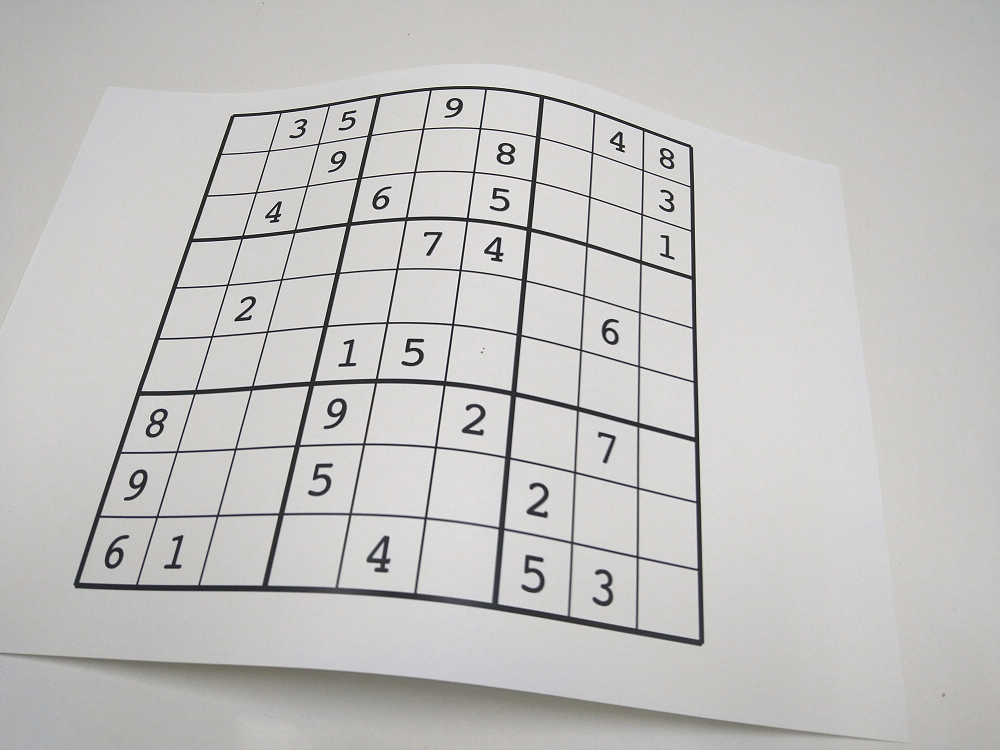
#> input picture data/level3/sample.jpg, 2000 x 1500 px (shown at 1/2 size); the run also reads 1 picture not shown here
$ jupyter execute --allow-errors recog_l3_visualize.ipynb
#> lines starting #> are read from the running program, lines starting #| are printed output that depends on the picture; after the words box and inside, x2 and y2 are one past the last pixel; in counts of white or black regions, pixels touching at a corner belong together
[cell 1]
import cv2
import numpy as np
import matplotlib.pyplot as plt
import pandas as pd
import pickle
import recog_l3_9x9 as recog_l3
import os

#> (a cell that did not finish here is left out)

[cell 3]
image = cv2.imread("./data/level3/sample.jpg", cv2.IMREAD_COLOR)
#> image is the input picture: shape (1500, 2000, 3); mean B, G, R 192.8, 194.2, 194.9
num=13
image = cv2.imread(f"./data/level3/sudoku_000{num}.jpg", cv2.IMREAD_COLOR)
image = cv2.cvtColor(image, cv2.COLOR_BGR2RGB)
trim_percentage=0.002
height, width, channels = image.shape[:3]
trim_width = int(width * trim_percentage)
trim_height = int(height * trim_percentage)
image = image[trim_height:height - trim_height, trim_width:width - trim_width]
#> image: shape (918, 996, 3)
gray = cv2.cvtColor(image, cv2.COLOR_RGB2GRAY)

gray_gb= cv2.bilateralFilter(gray, 11, 2,2)

# [8 lines of commented-out code are left out]
thr, binary = cv2.threshold(gray_gb, 0, 255, cv2.THRESH_OTSU)
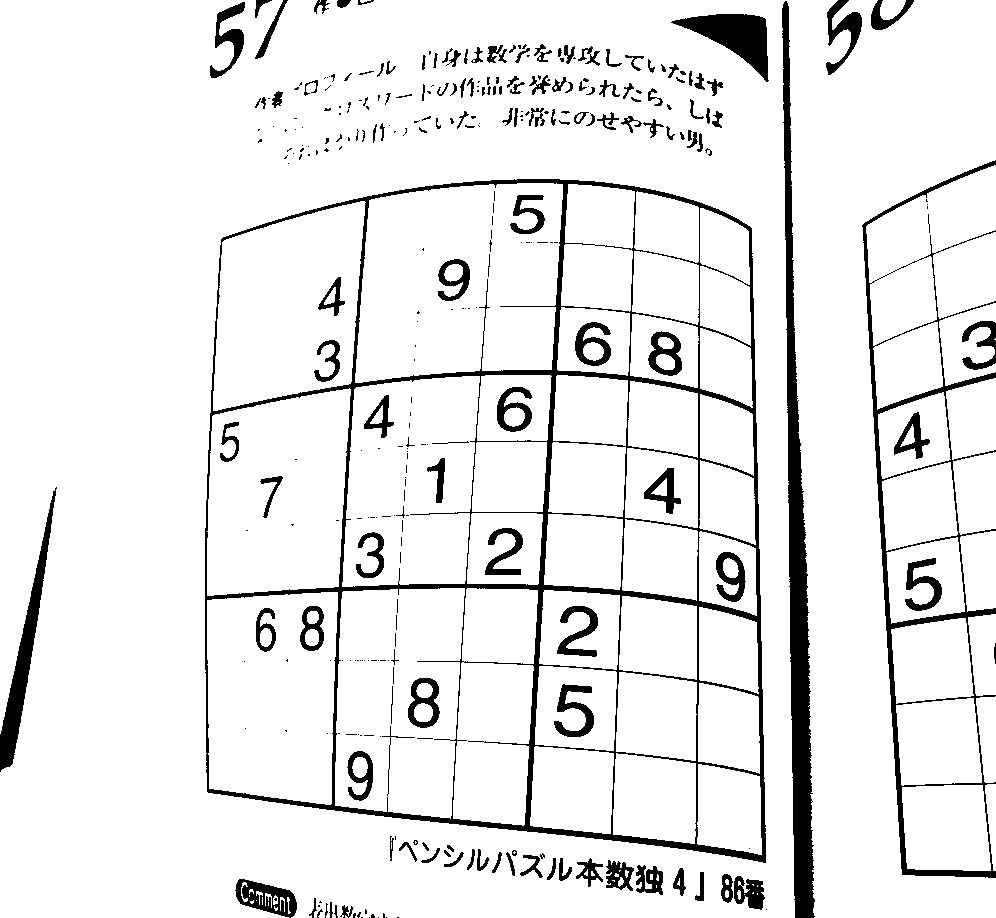
#> binary: shape (918, 996); 91.4% white; 328 black regions (180 under 20 px), largest, box (x1, y1, x2, y2) and area: (205, 179, 766, 863) 24466, (782, 1, 815, 918) 11708, (862, 160, 996, 878) 7413
#> thr = 145
new_thr = min(int(thr * 1.05), 255)
#> new_thr = 152
_, binary = cv2.threshold(gray, new_thr, 255, cv2.THRESH_BINARY)
#> binary: shape (918, 996); 90.9% white; 369 black regions (212 under 20 px), largest, box (x1, y1, x2, y2) and area: (204, 179, 766, 863) 26047, (782, 0, 817, 918) 13004, (862, 160, 996, 878) 7670
plt.imshow(binary, cmap="gray")
plt.title("Otsu's binarization (threshold={:d})".format(int(thr)))
plt.show()

[cell 4]
edge = cv2.Canny(binary, 100, 200)
#> edge: shape (918, 996); 3.9% white in thin lines or dots
edge = cv2.dilate(edge, np.ones((5, 5), dtype=edge.dtype),iterations=1)
#> edge: shape (918, 996); 19.3% white; 102 white regions (1 under 20 px), largest, box (x1, y1, x2, y2) and area: (202, 176, 778, 874) 77185, (860, 158, 996, 880) 21625, (779, 0, 819, 918) 9820
edge = cv2.erode(edge, np.ones((3, 3), dtype=edge.dtype),iterations=1)
#> edge: shape (918, 996); 13.8% white; 114 white regions (3 under 20 px)
# res_close = cv2.morphologyEx(binary, cv2.MORPH_OPEN, np.ones((5, 5), dtype=binary.dtype))
plt.imshow(edge, cmap="gray")
plt.title("After morphology operation".format(thr))
plt.show()

[cell 5]
contours, _ = cv2.findContours(edge, cv2.RETR_EXTERNAL, cv2.CHAIN_APPROX_SIMPLE)
#> contours = 66 contours, 10 with area under 20; largest, box (x1, y1, x2, y2) and area: (203, 177, 770, 873) 348932, (861, 159, 996, 879) 56118, (780, 0, 818, 918) 4134, (670, 12, 770, 84) 3322, (519, 852, 664, 896) 3026
result = image.copy()
cv2.drawContours(result, contours, -1, (255, 0, 0), 3, cv2.LINE_AA)
#> result: shape (918, 996, 3); mean R, G, B 216.6, 192.1, 190
plt.imshow(result)
plt.show()

[cell 6]
longest_cnt = None
max_length = 0.0
max_area = 0.0
result = image.copy()
epsilon=9e-2
for cnt in contours:
    # 輪郭線の長さを計算
    arclen = cv2.arcLength(cnt, True)
    approx=cv2.approxPolyDP(cnt, arclen *epsilon, True)
    area=cv2.contourArea(cnt)
    x, y, w, h = cv2.boundingRect(approx)
    internal_area_ratio = area / (w * h)
    if len(approx)<10 and len(approx) >= 4 and internal_area_ratio>0.5:
        print(len(approx), x,y,w,h, arclen,internal_area_ratio)
        cv2.drawContours(result, [approx], -1, (255, 0, 0), 3, cv2.LINE_AA)
        # plt.imshow(result)
        # plt.show()
        if  max_area < area:
            max_area = area
            max_length = arclen
            longest_cnt = cnt
#> this loop made 66 passes
#> (arclen, approx, area, x, y, w, h, internal_area_ratio) on passes 3, 16: (182.8, [[236, 879], [240, 905], [295, 917], [291, 889]], 1760.5, 236, 879, 60, 39, 0.752), (2475.7, [[221, 236], [206, 793], [763, 872], [752, 226]], 348932.5, 206, 226, 558, 647, 0.967)
#> (printed output is left out)
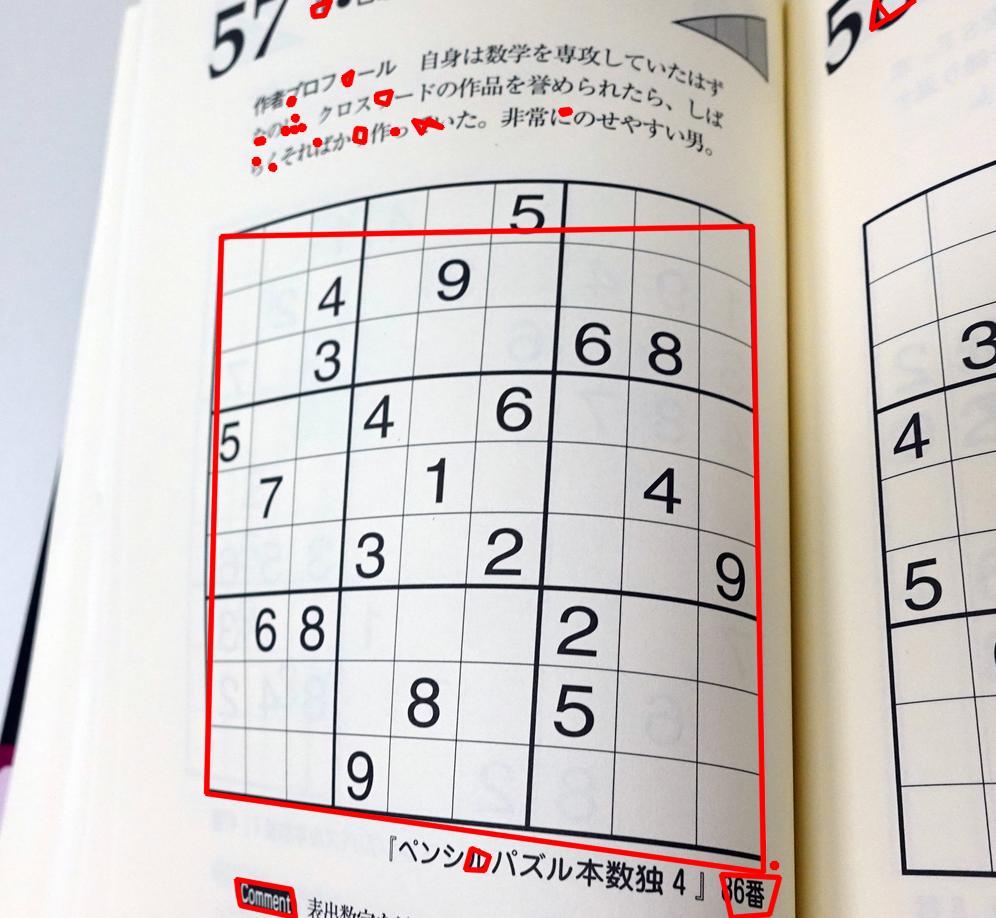
#> result: shape (918, 996, 3); mean R, G, B 210.8, 204.3, 201.4
#> after the loop, longest_cnt = contour of 509 points, box (x1, y1, x2, y2) (203, 177, 770, 873), area 348932; max_area = 348932.5; max_length = 2475.7
result = image.copy()

# plt.imshow(result)
# plt.show()
# print(len(longest_cnt))
arclen = cv2.arcLength(longest_cnt, True)
#> arclen = 2475.7
approx = cv2.approxPolyDP(longest_cnt, arclen * epsilon, True)
#> approx = [[221, 236], [206, 793], [763, 872], [752, 226]]
cv2.drawContours(result, [approx], -1, (255, 255, 0), 3, cv2.LINE_AA)
plt.imshow(result)
plt.title("Red region has {:d} corners".format(len(approx)))
plt.show()
print(len(approx))
#| 4

[cell 7]
# 輪郭線の重心を計算する
M = cv2.moments(approx)
#> M = moments, m00 327285, centre m10/m00, m01/m00 = (492.1, 534.6)
cx = int(M['m10'] / M['m00'])
#> cx = 492
cy = int(M['m01'] / M['m00'])
#> cy = 534

# 各点に対して、重心からの距離を計算し、1.1倍した点を取得する
new_approx = []
for point in approx:
    x, y = point[0]
    dist = np.sqrt((cx - x)**2 + (cy - y)**2)
    dist_new = dist * 1.2
    x_new = int(cx - dist_new * (cx - x) / dist)
    y_new = int(cy - dist_new * (cy - y) / dist)
    new_approx.append([[x_new, y_new]])
#> this loop made 4 passes
#> (x, y, dist, dist_new, x_new, y_new) on passes 1 to 4: (221, 236, 402.8, 483.4, 166, 176), (206, 793, 385.8, 463, 148, 844), (763, 872, 433.2, 519.9, 817, 939), (752, 226, 403.1, 483.7, 804, 164)
#> after the loop, new_approx = [[[166, 176]], [[148, 844]], [[817, 939]], [[804, 164]]]

# 新しい近似を描画する
new_approx = np.array(new_approx)
#> new_approx = [[166, 176], [148, 844], [817, 939], [804, 164]]
cv2.drawContours(result, [np.array(new_approx)], -1, (0, 0, 255), 3, cv2.LINE_AA)
plt.imshow(result)
plt.title("Red region has {:d} corners".format(len(new_approx)))
plt.show()

[cell 8]
# さっきのところを切り取って射影変換
x, y, w, h = cv2.boundingRect(new_approx)
#> x = 148; y = 164; w = 670; h = 776
cropped = image[y:y+h, x:x+w]
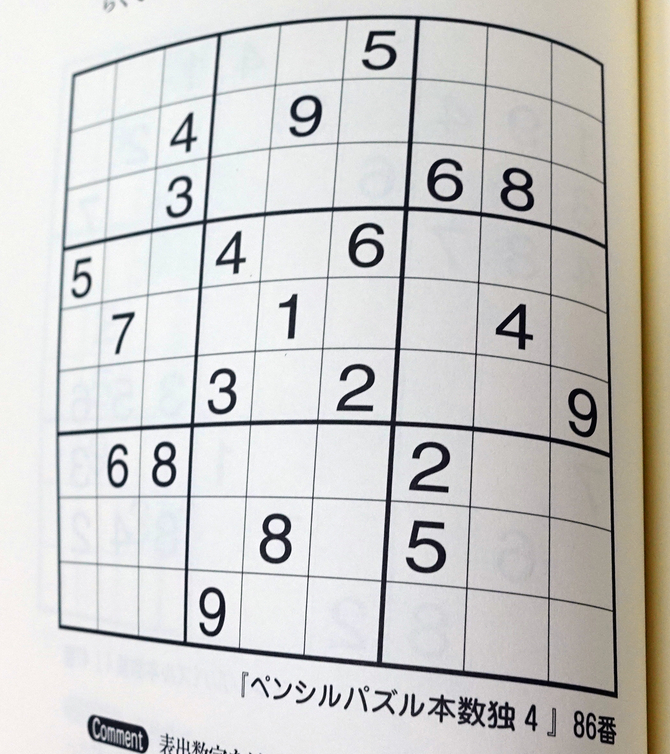
#> cropped: shape (754, 670, 3); mean R, G, B 203.7, 202.6, 200.1
plt.imshow(cropped)
plt.show()
# print(approx)
new_approx=new_approx-(x,y)
#> new_approx = [[18, 12], [0, 680], [669, 775], [656, 0]]
src_pts = new_approx.reshape((-1, 2)).astype("float32")
#> src_pts = [[18, 12], [0, 680], [669, 775], [656, 0]]
center = np.mean(src_pts, axis=0)
#> center = [335.8, 366.8]
# ４点を重心からの角度でソートする
# 時計回りになる
src_pts = np.array(sorted(src_pts, key=lambda p: np.arctan2(p[1]-center[1], p[0]-center[0])))
#> src_pts = [[18, 12], [656, 0], [669, 775], [0, 680]]

# 結果を表示する
print(src_pts)
#| [[ 18.  12.]
#|  [656.   0.]
#|  [669. 775.]
#|  [  0. 680.]]
# 縦横比の計算
w = np.linalg.norm(src_pts[3] - src_pts[0])
#> w = 668.2
h = np.linalg.norm(src_pts[1] - src_pts[0])
#> h = 638.1
aspect = abs(w) / abs(h)
#> aspect = 1.05

# 新しい画像サイズを設定
new_w = int(1000*aspect)
#> new_w = 1047
# new_w = 1000
new_h = 1000
# dst_pts = np.array([(0, 0), (0, new_h), (new_w, new_h), (new_w, 0)], dtype="float32")
dst_pts = np.array([(0, 0), (new_w, 0), (new_w, new_h), (0, new_h)], dtype="float32")
#> dst_pts = [[0, 0], [1047, 0], [1047, 1000], [0, 1000]]

# 射影変換を計算して、パースをキャンセルする
warp = cv2.getPerspectiveTransform(src_pts, dst_pts)
#> warp = [[1.9, 0.0513, -34.87], [0.0296, 1.57, -19.43], [0.000243, 7.54e-05, 1]]
result = cv2.warpPerspective(cropped, warp, (new_w, new_h))
#> result: shape (1000, 1047, 3)

#　反転させたリストを作成
results=[result, cv2.rotate(result,cv2.ROTATE_90_CLOCKWISE), cv2.rotate(result,cv2.ROTATE_180), cv2.rotate(result,cv2.ROTATE_90_COUNTERCLOCKWISE)]
# [6 lines of commented-out code are left out]
plt.imshow(result, cmap="gray")
plt.show()

[cell 9]
import cv2
from IPython.display import Image, display
from ipywidgets import widgets
# [19 lines left out: functions imshow, draw_line, not called in this run]


import cv2
from IPython.display import Image, display
from ipywidgets import widgets


# [23 lines left out: function houghline, not called in this run]


# パラメータ「rho」を設定するスライダー
rho_slider = widgets.IntSlider(min=1, max=10, step=1, value=1, description="rho: ")
#> (the rest of this cell did not finish here and is left out)

[cell 10]
# [26 lines of commented-out code are left out]

[cell 11]
def is_square(sides):

    # 輪郭の面積と外接矩形の面積を比較
    area = cv2.contourArea(cnt)
    rect_area = sides[0]*sides[1]
    side_ratio=(sides[1]+sides[3])/(sides[0]+sides[2])
    # if side_ratio>2 or side_ratio<0.5:
    #     return False
    if area / rect_area < 0.5 or area / rect_area > 2:
        return False
    return True

n_close,n_open=0,0
# 正方形を検出する
# 画像をグレースケールに変換する
gray = cv2.cvtColor(result, cv2.COLOR_BGR2GRAY)
#> gray: shape (1000, 1047)
gray=cv2.bilateralFilter(gray, 11, 2,2)

gray = cv2.equalizeHist(gray)
clahe = cv2.createCLAHE(clipLimit=4, tileGridSize=(5,5))
gray = clahe.apply(gray)
# 大津の二値化を適用
thresh, binary = cv2.threshold(gray, 0, 255, cv2.THRESH_OTSU)
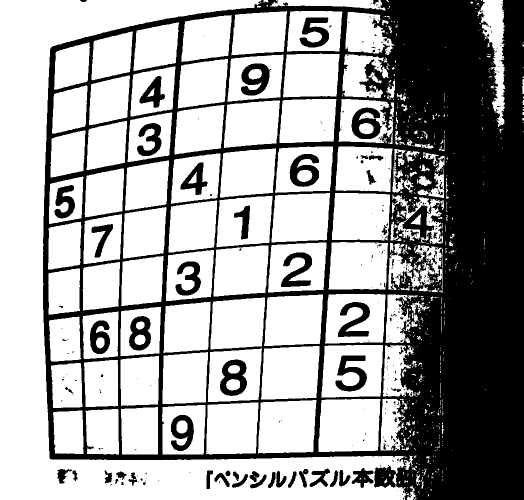
#> binary: shape (1000, 1047) (shown at 1/2 size); 64% white; 413 black regions (345 under 20 px), largest, box (x1, y1, x2, y2) and area: (86, 0, 1047, 1000) 334223, (440, 719, 494, 792) 2300, (671, 711, 734, 783) 2288
#> thresh = 136
# binary=cv2.medianBlur(binary, 5)
edge = cv2.Canny(binary, 100, 200)
#> edge: shape (1000, 1047); 4.8% white in thin lines or dots
edge = cv2.dilate(edge, np.ones((11, 11), dtype=edge.dtype))
#> edge: shape (1000, 1047); 42.8% white; 51 white regions, largest, box (x1, y1, x2, y2) and area: (80, 0, 932, 1000) 417714, (936, 0, 1015, 302) 12010, (204, 935, 299, 976) 3276
edge = cv2.erode(edge, np.ones((9, 9), dtype=edge.dtype))
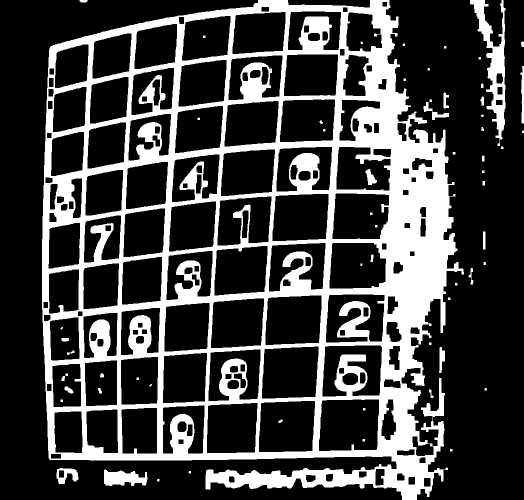
#> edge: shape (1000, 1047) (shown at 1/2 size); 26.4% white; 61 white regions (4 under 20 px)
# [8 lines of commented-out code are left out]
contours, hierarchy = cv2.findContours(edge, cv2.RETR_TREE, cv2.CHAIN_APPROX_SIMPLE)
#> contours = 227 contours, 33 with area under 20; largest, box (x1, y1, x2, y2) and area: (84, 0, 928, 1000) 691584, (637, 798, 759, 903) 11824, (523, 692, 638, 798) 10978, (517, 801, 631, 905) 10926, (530, 590, 644, 691) 10410

plt.imshow(binary, cmap="gray")
plt.show()
# 正方形を検出する
res2 = result.copy()
count=0
# contours=sorted(contours, key=lambda x:x[0][0][0])
contours=sorted(contours, key=lambda c: (cv2.boundingRect(c)[0], cv2.boundingRect(c)[1]))
# contours=sorted(contours, key=lambda x:x[0][0][1])
squares=[]
for cnt in contours:
    # 輪郭線の近似を行う
    arclen = cv2.arcLength(cnt, True)
    approx = cv2.approxPolyDP(cnt, arclen * 1e-2, True)
    if len(approx) == 4:

        # 各辺の長さを計算する
        sides = []
        points = []
        for i in range(4):
            x1, y1 = approx[i][0]
            x2, y2 = approx[(i + 1) % 4][0]
            side = np.sqrt((x2 - x1)**2 + (y2 - y1)**2)
            points.append([x1, y1])
            sides.append(side)
        points=sorted(points, key=lambda x:x[0])
        if points[0][1]<points[1][1]:
            points[0],points[1]=points[1],points[0]

        # 各辺の長さがほぼ等しい場合、正方形とみなす
        # if np.std(sides) < np.mean(sides) :
        if is_square(sides):
            if max(sides) >= result.shape[0] / 4 or min(sides) <= result.shape[0] / 100:
                continue
            cv2.drawContours(res2, [approx], -1, (255,0,255), 2)
            # put number
            count+=1
            squares.append(approx)
            cv2.putText(res2, str(count), (points[0][0],points[0][1]), cv2.FONT_HERSHEY_PLAIN, 3, (255,0,0), 3, cv2.LINE_AA)
#> this loop made 227 passes
#> (arclen, approx, area in is_square, rect_area in is_square, side_ratio in is_square) on passes 9, 15, 19: (295.8, [[159, 445], [158, 527], [97, 537], [98, 458]], 5129.5, 5069.1, 0.771), (281.1, [[156, 634], [159, 716], [104, 721], [99, 643]], 4766, 4531.6, 0.705), (294.6, [[172, 173], [169, 250], [106, 264], [108, 190]], 5058, 4973.1, 0.865)
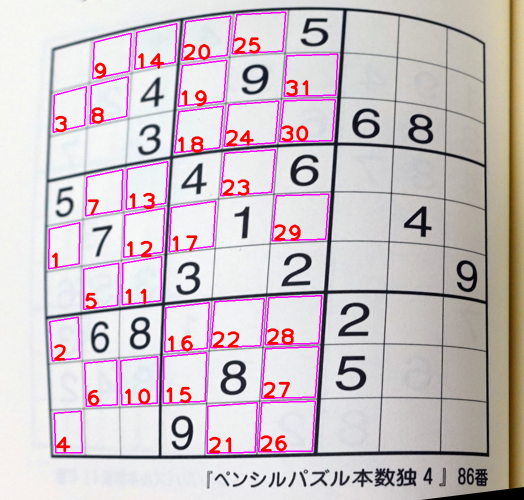
#> res2: shape (1000, 1047, 3) (shown at 1/2 size); mean R, G, B 205.7, 193.5, 199.1
print(count)
#| 31
plt.imshow(res2)

[cell 12]
# contoursのソート
# 左上の輪郭を取得する
top_left = None
init_squares=squares
# 重心
centers = []
# 重心と輪郭の対応
cen2contours={}

for cnt in squares:
    M = cv2.moments(cnt)
    cx = int(M['m10'] / M['m00'])
    cy = int(M['m01'] / M['m00'])
    centers.append((cx, cy))
    cen2contours[(cx, cy)]=cnt
#> this loop made 31 passes
#> cnt on passes 1 to 8: [[159, 445], [158, 527], [97, 537], [98, 458]], [[156, 634], [159, 716], [104, 721], [99, 643]], [[172, 173], [169, 250], [106, 264], [108, 190]], [[162, 822], [164, 905], [111, 905], [108, 826]], [[237, 526], [235, 610], [167, 618], [167, 538]], [[233, 720], [234, 809], [172, 812], [169, 726]], [[245, 339], [243, 420], [171, 431], [173, 354]], [[256, 153], [253, 232], [180, 247], [182, 171]]
not_visited=set(center for center in centers)

# 左上の輪郭を取得する
top_left = min(centers, key=lambda s: s[0] + s[1])
not_visited.remove(top_left)
squares=[[top_left]]
# 左上の輪郭の中でy軸方向に近い順に8つの輪郭を選択する
current_pos = top_left
for i in range(8):
    min_dist = float('inf')
    next_square = None
    for cnt in not_visited:
        x,y=cnt
        dist= np.sqrt((x - current_pos[0])**2 + (y - current_pos[1])**2)
        if dist < min_dist and y > current_pos[1]+5:
            min_dist = dist
            next_square = cnt
    if next_square is not None:
        squares.append([next_square])
        current_pos = next_square
        not_visited.remove(next_square)
# 各輪郭に対してx軸方向に近い順に8つの輪郭を選択する
res3 = result.copy()
count = 0
# print(squares)

for i in range(9):
    left_most = squares[i][0]
    print(left_most)
    current_pos = left_most
    for j in range(8):
        min_dist = float('inf')
        next_square = None
        for cnt in not_visited:
            x, y=cnt
            # dist = abs(y - current_pos[1])
            dist= np.sqrt((x - current_pos[0])**2 + (y - current_pos[1])**2)
            if dist < min_dist and x > current_pos[0]+5:
                min_dist = dist
                next_square = cnt
        if next_square is not None:
            squares[i].append(next_square)
            current_pos = next_square
            not_visited.remove(next_square)
#> this loop made 9 passes
#| (223, 112)
#| (217, 200)
#| (138, 219)
#| (208, 385)
#| (287, 465)
#> (further printed lines are left out)
for i in range(9):
    for j in range(9):
        try:
            cx,cy= squares[i][j]
        except IndexError:
            # print(i,j)
            continue
        cnt=cen2contours[(cx,cy)]
        x, y, w, h = cv2.boundingRect(cnt)
        cv2.drawContours(res3, [cnt], -1, (255,0,255), 2)
        count += 1
        cv2.putText(res3, str(count), (x, y), cv2.FONT_HERSHEY_PLAIN, 2, (255, 0, 0), 2, cv2.LINE_AA)
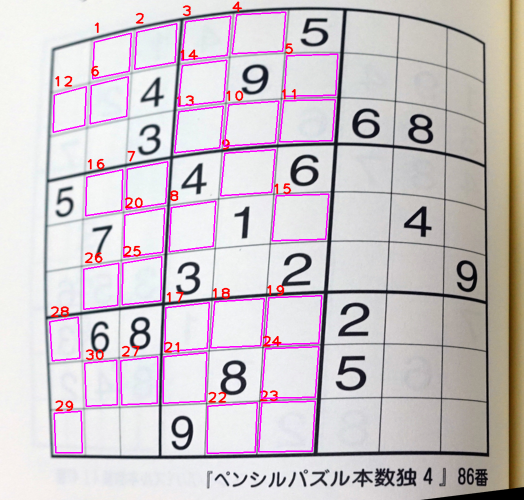
#> res3: shape (1000, 1047, 3) (shown at 1/2 size); mean R, G, B 205.6, 195.9, 201.6
plt.imshow(res3)

[cell 13]
problem=np.zeros((9,9))
pixel=20
white_thres=250
# scaler = pd.read_pickle('./models/Rand_numbers_mix_l2_scaler.pickle')
scaler = pd.read_pickle('./models/MLPC_numbers_mix_scaler.pickle')
#> (reads models/MLPC_numbers_mix_scaler.pickle from the repository)
# clf = pd.read_pickle('./models/Rand_numbers_mix_l2_clf.pickle')
clf=pd.read_pickle('./models/MLPC_numbers_mix_clf.pickle')
#> (reads models/MLPC_numbers_mix_clf.pickle from the repository)
